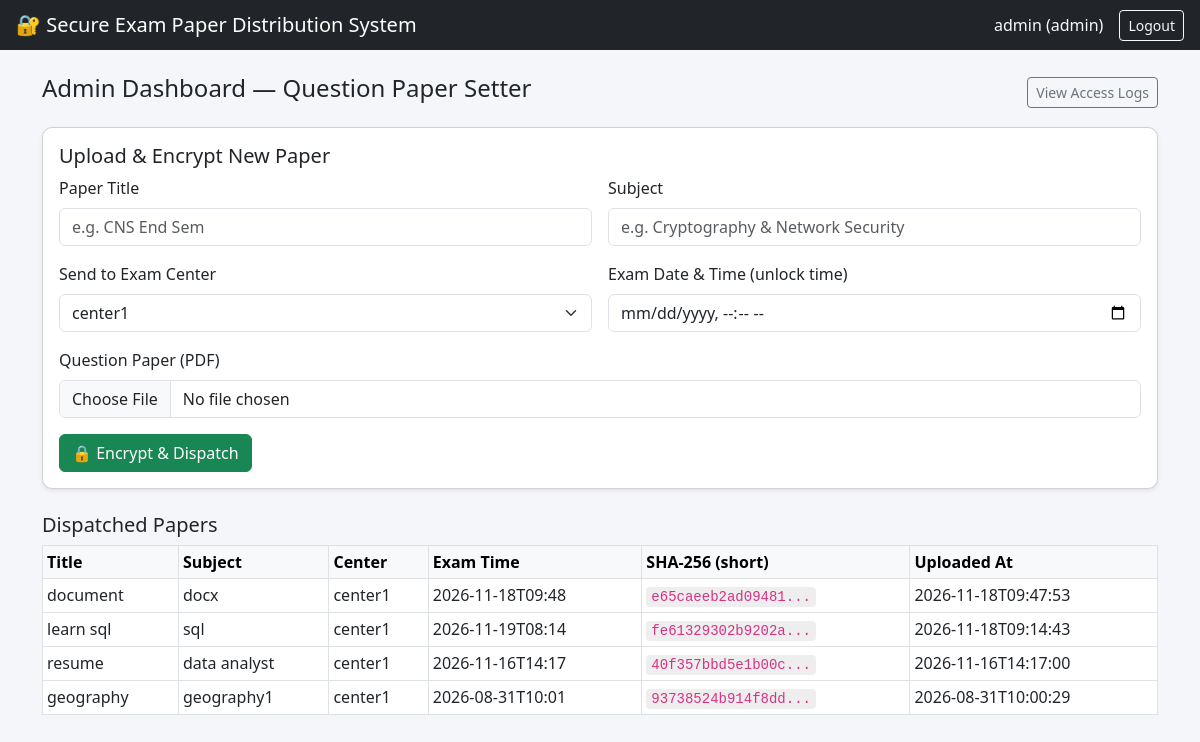
The page /admin/dashboard (signed in) on the database its author committed.
### tables this page shows
CREATE TABLE papers (
            id INTEGER PRIMARY KEY AUTOINCREMENT,
            title TEXT NOT NULL,
            subject TEXT NOT NULL,
            original_filename TEXT NOT NULL,
            enc_file_path TEXT NOT NULL,     -- path to AES-encrypted PDF on disk
            aes_key_enc BLOB NOT NULL,       -- AES key, RSA-encrypted with center's public key
            nonce BLOB NOT NULL,             -- AES-EAX nonce
            tag BLOB NOT NULL,               -- AES-EAX authentication tag
            signature BLOB NOT NULL,         -- RSA signature of SHA-256 hash (by admin)
            sha256_hash TEXT NOT NULL,       -- hex digest, stored for display/reference
            exam_datetime TEXT NOT NULL,     -- paper cannot be decrypted before this
            uploaded_by TEXT NOT NULL,
            center_username TEXT NOT NULL,
            uploaded_at TEXT NOT NULL
        );

### app.py (the view)
@app.route("/admin/dashboard")
def admin_dashboard():
    if session.get("role") != "admin":
        return redirect(url_for("login"))
    conn = get_db()
    papers = conn.execute(
        "SELECT * FROM papers WHERE uploaded_by = ? ORDER BY id DESC", (session["username"],)
    ).fetchall()
    centers = conn.execute("SELECT username FROM users WHERE role = 'center'").fetchall()
    conn.close()
    return render_template("admin_dashboard.html", papers=papers, centers=centers)

### database.py (called while the page is built)
def get_db():
    conn = sqlite3.connect(DB_PATH)
    conn.row_factory = sqlite3.Row
    return conn

### templates/admin_dashboard.html
{% extends "base.html" %}
{% block content %}
<div class="d-flex justify-content-between align-items-center mb-3">
    <h4>Admin Dashboard — Question Paper Setter</h4>
    <a href="{{ url_for('admin_logs') }}" class="btn btn-outline-secondary btn-sm">View Access Logs</a>
</div>
<div class="card mb-4 shadow-sm">
    <div class="card-body">
        <h5 class="card-title">Upload &amp; Encrypt New Paper</h5>
        <form method="POST" action="{{ url_for('admin_upload') }}" enctype="multipart/form-data">
            <div class="row g-3">
                <div class="col-md-6">
                    <label class="form-label">Paper Title</label>
                    <input type="text" name="title" class="form-control" placeholder="e.g. CNS End Sem" required>
                </div>
                <div class="col-md-6">
                    <label class="form-label">Subject</label>
                    <input type="text" name="subject" class="form-control" placeholder="e.g. Cryptography & Network Security" required>
                </div>
                <div class="col-md-6">
                    <label class="form-label">Send to Exam Center</label>
                    <select name="center" class="form-select" required>
                        {% for c in centers %}
                        <option value="{{ c.username }}">{{ c.username }}</option>
                        {% endfor %}
                    </select>
                </div>
                <div class="col-md-6">
                    <label class="form-label">Exam Date &amp; Time (unlock time)</label>
                    <input type="datetime-local" name="exam_datetime" class="form-control" required>
                </div>
                <div class="col-md-12">
                    <label class="form-label">Question Paper (PDF)</label>
                    <input type="file" name="paper" accept="application/pdf" class="form-control" required>
                </div>
            </div>
            <button type="submit" class="btn btn-success mt-3">🔒 Encrypt &amp; Dispatch</button>
        </form>
    </div>
</div>
<h5>Dispatched Papers</h5>
<table class="table table-bordered table-sm bg-white">
    <thead class="table-light">
        <tr>
            <th>Title</th><th>Subject</th><th>Center</th><th>Exam Time</th>
            <th>SHA-256 (short)</th><th>Uploaded At</th>
        </tr>
    </thead>
    <tbody>
    {% for p in papers %}
        <tr>
            <td>{{ p.title }}</td>
            <td>{{ p.subject }}</td>
            <td>{{ p.center_username }}</td>
            <td>{{ p.exam_datetime }}</td>
            <td><code>{{ p.sha256_hash[:16] }}...</code></td>
            <td>{{ p.uploaded_at }}</td>
        </tr>
    {% else %}
        <tr><td colspan="6" class="text-center text-muted">No papers uploaded yet.</td></tr>
    {% endfor %}
    </tbody>
</table>
{% endblock %}

### templates/base.html (shortened to what this page needs)
<!DOCTYPE html>
<html lang="en">
<head>
    <link href="https://cdn.jsdelivr.net/npm/bootstrap@5.3.0/dist/css/bootstrap.min.css" rel="stylesheet">
    <link rel="stylesheet" href="{{ url_for('static', filename='style.css') }}">
</head>
<body>
<nav class="navbar navbar-dark bg-dark px-3">
    <span class="navbar-brand mb-0 h1">🔐 Secure Exam Paper Distribution System</span>
    {% if session.username %}
    <div class="d-flex align-items-center text-light">
        <span class="me-3">{{ session.username }} ({{ session.role }})</span>
        <a href="{{ url_for('logout') }}" class="btn btn-sm btn-outline-light">Logout</a>
    </div>
    {% endif %}
</nav>
<div class="container mt-4">
    {% block content %}{% endblock %}
</div>
</body>
</html>

### static/style.css (style rules this page uses)
body { background-color: #f4f6f9; }
.card { border-radius: 10px; }
code { background: #eee; padding: 2px 5px; border-radius: 4px; }

### rows shown on the page
papers: title "document", subject "docx", center_username "center1", exam_datetime "2026-11-18T09:48", sha256_hash "e65caeeb2ad09481", uploaded_at "2026-11-18T09:47:53"
papers: title "learn sql", subject "sql", center_username "center1", exam_datetime "2026-11-19T08:14", sha256_hash "fe61329302b9202a", uploaded_at "2026-11-18T09:14:43"
papers: title "resume", subject "data analyst", center_username "center1", exam_datetime "2026-11-16T14:17", sha256_hash "40f357bbd5e1b00c", uploaded_at "2026-11-16T14:17:00"
papers: title "geography", subject "geography1", center_username "center1", exam_datetime "2026-08-31T10:01", sha256_hash "93738524b914f8dd", uploaded_at "2026-08-31T10:00:29"

### other values the page prints
{{ session.username }} "admin"
{{ session.role }} "admin"
form field center "center1"
